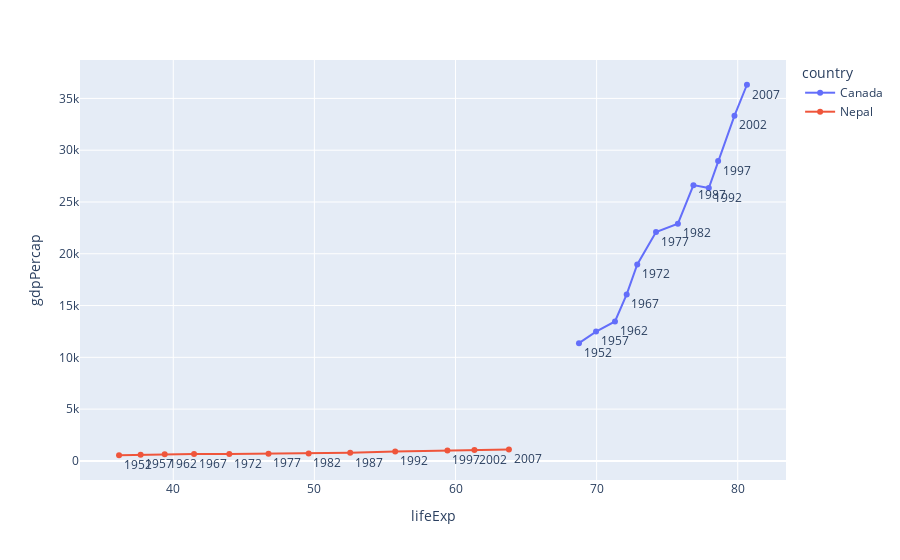

Source (notebook cell):
### Markdown cell above
### How do you explain this plot?

### Code cell
fig = px.line(df_filter, x="lifeExp", y="gdpPercap", color="country", text="year")
fig.update_traces(textposition="bottom right")
fig.show()

### Figure 1 — Plotly figure (JSON) as saved in the notebook; plotly's stock layout.template omitted (floating-point values rounded to 4 significant figures)
{"data": [{"hovertemplate": "country=Canada<br>lifeExp=%{x}<br>gdpPercap=%{y}<br>year=%{text}<extra></extra>", "legendgroup": "Canada", "line": {"color": "#636efa", "dash": "solid"}, "marker": {"symbol": "circle"}, "mode": "lines+markers+text", "name": "Canada", "orientation": "v", "showlegend": true, "text": [1952, 1957, 1962, 1967, 1972, 1977, 1982, 1987, 1992, 1997, 2002, 2007], "textposition": "bottom right", "type": "scatter", "x": [68.75, 69.96, 71.3, 72.13, 72.88, 74.21, 75.76, 76.86, 77.95, 78.61, 79.77, 80.65], "xaxis": "x", "y": [11370.0, 12490.0, 13460.0, 16080.0, 18970.0, 22090.0, 22900.0, 26630.0, 26340.0, 28950.0, 33330.0, 36320.0], "yaxis": "y"}, {"hovertemplate": "country=Nepal<br>lifeExp=%{x}<br>gdpPercap=%{y}<br>year=%{text}<extra></extra>", "legendgroup": "Nepal", "line": {"color": "#EF553B", "dash": "solid"}, "marker": {"symbol": "circle"}, "mode": "lines+markers+text", "name": "Nepal", "orientation": "v", "showlegend": true, "text": [1952, 1957, 1962, 1967, 1972, 1977, 1982, 1987, 1992, 1997, 2002, 2007], "textposition": "bottom right", "type": "scatter", "x": [36.16, 37.69, 39.39, 41.47, 43.97, 46.75, 49.59, 52.54, 55.73, 59.43, 61.34, 63.78], "xaxis": "x", "y": [545.9, 597.9, 652.4, 676.4, 674.8, 694.1, 718.4, 775.6, 897.7, 1011.0, 1057.0, 1091.0], "yaxis": "y"}], "layout": {"legend": {"title": {"text": "country"}, "tracegroupgap": 0}, "margin": {"t": 60}, "xaxis": {"anchor": "y", "domain": [0, 1], "title": {"text": "lifeExp"}}, "yaxis": {"anchor": "x", "domain": [0, 1], "title": {"text": "gdpPercap"}}}}
